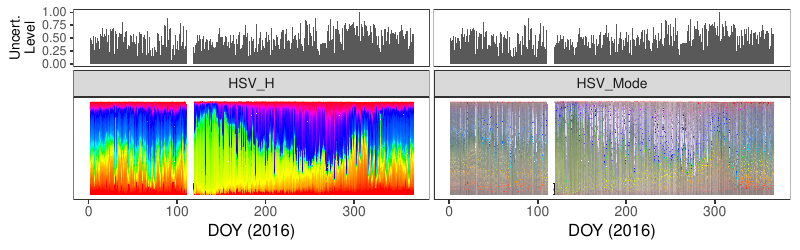

Here is the R script that generated this plot:
#!/usr/bin/Rscript

#!/usr/bin/Rscript
library(tidyverse)
library(colorspace)
library(cowplot)
library(patchwork)

get_col_types <- function() {
  cols(
    Dataset = col_character(),
    Camera_ID = col_character(),
    Year = col_integer(),
    Day = col_integer(),
    Hour = col_integer(),
    Minute = col_integer(),
    Metric_Type = col_character(),
    Considered_Pixels = col_integer(),
    HSV_Bin = col_integer(),
    HSV_H = col_double(),
    HSV_SMean = col_double(),
    HSV_VMean = col_double(),
    HSV_SMode = col_double(),
    HSV_VMode = col_double(),
    Gcc_Bin = col_integer(),
    Gcc_Value = col_double(),
    Gcc_Mean_R = col_double(),
    Gcc_Mean_G = col_double(),
    Gcc_Mean_B = col_double()
  )
}

get_theme <- function(base_size = 14) {
  theme_bw(base_size = base_size) +
    theme(
      plot.margin = unit(c(0,0,0,0), "cm"),
      legend.spacing = unit(0, "mm"),
      panel.grid = element_blank(),
      legend.position = "none",
      legend.justification = "left",
      legend.box.spacing = unit(0, "pt"),
      legend.box.margin = margin(0,0,0,0),
      legend.title = element_blank(),
      axis.title.y = element_blank(),
      axis.text.y = element_blank(),
      axis.ticks.y = element_blank()
    )
}

df.weights = tibble(
  Hour = c(8, 9, 10, 11, 12, 13, 14, 15, 16, 17, 18),
  Weight = c(0.025, 0.05, 0.05, 0.1, 0.15, 0.25, 0.15, 0.1, 0.05, 0.05, 0.025)
)

data <- read_csv(
  '../../data/mtk.csv.gz',
  col_types = get_col_types()
) %>%
  filter(Year == 2016) %>%
  filter(Camera_ID == 'btp_w') %>%
  group_by(Year, Day, Hour, HSV_Bin, Gcc_Bin) %>%
  slice(1) %>%
  ungroup %>%
  left_join(df.weights, by=c('Hour'))

weighted_data <- data %>%
  mutate(
    HSV_H = Weight * HSV_H,
    HSV_SMean = Weight * HSV_SMean,
    HSV_VMean = Weight * HSV_VMean,
    HSV_SMode = Weight * HSV_SMode,
    HSV_VMode = Weight * HSV_VMode,
    Gcc_Value = Weight * Gcc_Value,
    Gcc_Mean_R = Weight * Gcc_Mean_R,
    Gcc_Mean_G = Weight * Gcc_Mean_G,
    Gcc_Mean_B = Weight * Gcc_Mean_B
  ) %>%
  group_by(Year, Day, HSV_Bin, Gcc_Bin) %>%
  summarize(
    HSV_H = as.integer(sum(HSV_H)),
    HSV_SMean = sum(HSV_SMean, na.rm = TRUE),
    HSV_VMean = sum(HSV_VMean, na.rm = TRUE),
    HSV_SMode = sum(HSV_SMode, na.rm = TRUE),
    HSV_VMode = sum(HSV_VMode, na.rm = TRUE),
    Gcc_Value = as.integer(sum(Gcc_Value)),
    Gcc_Mean_R = sum(Gcc_Mean_R, na.rm = TRUE),
    Gcc_Mean_G = sum(Gcc_Mean_G, na.rm = TRUE),
    Gcc_Mean_B = sum(Gcc_Mean_B, na.rm = TRUE)
  ) %>%
  ungroup %>%
  mutate(
    Metric_Type = case_when(
      HSV_Bin == -1 ~ 'Gcc',
      Gcc_Bin == -1 ~ 'HSV'
    )
  ) %>%
  select(Year, Day, Metric_Type, contains('HSV'), contains('Gcc'), everything())

hourly_histograms <- data %>%
  select(Year, Day, Hour, Metric_Type, HSV_Bin, HSV_H, Gcc_Bin, Gcc_Value) %>%
  mutate(
    Bin = case_when(
      Metric_Type == 'Gcc' ~ Gcc_Bin,
      Metric_Type == 'HSV' ~ HSV_Bin
    ),
    Bin_Value = case_when(
      Metric_Type == 'Gcc' ~ Gcc_Value,
      Metric_Type == 'HSV' ~ HSV_H
    )
  ) %>%
  select(-HSV_Bin, -HSV_H, -Gcc_Bin, -Gcc_Value)
  
weighted_histograms <- weighted_data %>%
  select(Year, Day, Metric_Type, HSV_Bin, HSV_H, Gcc_Bin, Gcc_Value) %>%
  mutate(
    Bin = case_when(
      Metric_Type == 'Gcc' ~ Gcc_Bin,
      Metric_Type == 'HSV' ~ HSV_Bin
    ),
    Bin_Value = case_when(
      Metric_Type == 'Gcc' ~ Gcc_Value,
      Metric_Type == 'HSV' ~ HSV_H
    )
  ) %>%
  select(-HSV_Bin, -HSV_H, -Gcc_Bin, -Gcc_Value) %>%
  filter(Metric_Type == 'HSV')

a <- hourly_histograms %>%
  select(Year, Day, Hour, Metric_Type, Bin, Bin_Value)
b <- weighted_histograms %>%
  select(Year, Day, Metric_Type, Bin, Bin_Value)

a <- a %>% filter(Day %in% b$Day)
b <- b %>% filter(Day %in% a$Day)

df.EMD.weighted <- a %>%
  left_join(b, by=c('Year', 'Day', 'Metric_Type', 'Bin')) %>%
  rename(P = Bin_Value.x, Q = Bin_Value.y) %>%
  group_by(Year, Day, Hour, Metric_Type) %>%
  mutate(`P_i-Q_i` = lag(lead(P-Q))) %>%
  mutate(`EMD_i` = ifelse(is.na(`P_i-Q_i`), 0, `P_i-Q_i`)) %>%
  mutate(`EMD_i` = cumsum(`EMD_i`)) %>%
  summarize(Distance = sum(abs(`EMD_i`))) %>%
  ungroup %>%
  arrange(Year, Day, Metric_Type) %>%
  left_join(df.weights, by=c('Hour')) %>%
  mutate(Weighted_Distance = Distance * Weight) %>%
  group_by(Year, Day, Metric_Type) %>%
  summarize(Q = sum(Weighted_Distance))

uncertainty_by_style <- df.EMD.weighted %>%
  mutate(
    Q = case_when(
      Metric_Type == 'Gcc' ~ Q/100,
      Metric_Type == 'HSV' ~ Q/360
    )
  )

hsv_cpm_for_plot <- weighted_data %>%
  # Compute the color codes
  mutate(
    Color.Code.H = hex(HSV(HSV_Bin, 1, 1)),
    Color.Code.Mean = hex(HSV(HSV_Bin, HSV_SMean, HSV_VMean)),
    Color.Code.Mode = hex(HSV(HSV_Bin, HSV_SMode, HSV_VMode)),
    Color.Code.Gcc = hex(RGB(Gcc_Mean_R, Gcc_Mean_G, Gcc_Mean_B))
  ) %>% 
  select(
    -HSV_SMean, -HSV_VMean,
    -HSV_SMode, -HSV_VMode,
    -Gcc_Mean_R, -Gcc_Mean_G, -Gcc_Mean_B
  ) %>%
  # Extract the bin and bin value information
  mutate(
    Bin = case_when(
      Metric_Type == 'HSV' ~ HSV_Bin,
      Metric_Type == 'Gcc' ~ Gcc_Bin
    ),
    Bin_Value = as.integer(case_when(
      Metric_Type == 'HSV' ~ HSV_H,
      Metric_Type == 'Gcc' ~ Gcc_Value
    ))
  ) %>%
  select(-HSV_Bin, -HSV_H, -Gcc_Bin, -Gcc_Value) %>%
  select(Year, Day, Metric_Type, Bin, Bin_Value, everything()) %>%
  # Make it tidy
  gather(Style, Color, -Year, -Day, -Metric_Type, -Bin, -Bin_Value) %>%
  mutate(Style = gsub('Color.Code.', '', Style)) %>%
  # Remove useless combinations
  filter(!(Metric_Type == 'Gcc' & Style %in% c('H', 'Mean', 'Mode'))) %>%
  filter(!(Metric_Type == 'HSV' & Style == 'Gcc')) %>%
  # Create the key
  mutate(Key = paste(Year, Day, Bin, Style, sep='_')) %>%
  mutate(Key = factor(Key, levels=Key)) %>%
  # Sort the bins
  arrange(Style, Year, Day, Bin) %>%
  # Calculate the cumsums
  group_by(Style, Year, Day) %>%
  arrange(Bin) %>%
  filter(Bin_Value != 0) %>%
  mutate(
    Y.min = cumsum(Bin_Value) - Bin_Value,
    Y.max = cumsum(Bin_Value)
  ) %>%
  ungroup %>%
  arrange(Style, Year, Day, Bin) %>%
  select(Style, Year, Day, Bin, everything())

# Create the color palette
palette <- hsv_cpm_for_plot %>% pull(Color)
names(palette) <- hsv_cpm_for_plot %>% pull(Key)

quality_plot <- uncertainty_by_style %>%
  filter(Year == 2016) %>%
  filter(Metric_Type == 'HSV') %>%
  ungroup %>%
  mutate(Q = Q/max(Q)) %>%
  ggplot(aes(x = Day, y = Q)) +
  geom_col(width = 1) +
  theme_bw() +
  theme(
    plot.margin = unit(c(0,0,0,0), 'mm'),
    panel.grid = element_blank(),
    legend.position = 'none',
    legend.spacing = unit(0, 'mm'),
    legend.box.spacing = unit(0, 'pt'),
    legend.box.margin = margin(0,0,0,0),
    axis.title.x = element_blank(),
    axis.text.x = element_blank(),
    axis.ticks.x = element_blank(),
    axis.title.y = element_text(size=10),
  ) +
  ylab("Uncert.\nLevel")

mtk.2016.merged.hsv.h <- hsv_cpm_for_plot %>%
  filter(Style == "H") %>%
  mutate(Style = paste0('HSV_', Style)) %>%
  ggplot() +
  scale_fill_manual(values=palette) +
  geom_rect(
    aes(xmin=Day, xmax=Day+1, ymin=Y.min, ymax=Y.max, fill=Key)
  ) +
  get_theme(base_size = 12) +
  theme(plot.margin = unit(c(0,0,0,0), "cm")) +
  facet_wrap(~Style) +
  xlab('DOY (2016)')

mtk.2016.merged.hsv.mode <-  hsv_cpm_for_plot%>%
  filter(Style == "Mode") %>%
  mutate(Style = paste0('HSV_', Style)) %>%
  ggplot() +
  scale_fill_manual(values=palette) +
  geom_rect(
    aes(xmin=Day, xmax=Day+1, ymin=Y.min, ymax=Y.max, fill=Key)
  ) +
  get_theme(base_size = 12) +
  xlab('DOY (2016)') +
  facet_wrap( ~ Style)

quality_plot_right <- quality_plot + theme(
  axis.title.y = element_blank(),
  axis.ticks.y = element_blank(),
  axis.text.y = element_blank()
)

plot <- (quality_plot + quality_plot_right) /
  (mtk.2016.merged.hsv.h + mtk.2016.merged.hsv.mode) +
  plot_layout(heights = c(1, 1.8))

ggsave('./mtk-2016-weighted-hsv-h_mode_merged_with_Q.pdf', plot=plot, width=8, height=2.5)
